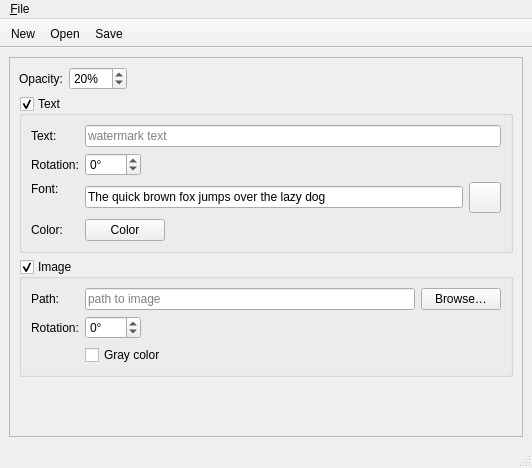
<?xml version="1.0" encoding="UTF-8"?>
<ui version="4.0">
 <class>WatermarkWindow</class>
 <widget class="QMainWindow" name="WatermarkWindow">
  <property name="geometry">
   <rect>
    <x>0</x>
    <y>0</y>
    <width>532</width>
    <height>468</height>
   </rect>
  </property>
  <property name="windowTitle">
   <string>Watermark</string>
  </property>
  <property name="windowIcon">
   <iconset resource="../../vmisc/share/resources/icon.qrc">
    <normaloff>:/icon/64x64/icon64x64.png</normaloff>:/icon/64x64/icon64x64.png</iconset>
  </property>
  <property name="toolButtonStyle">
   <enum>Qt::ToolButtonTextUnderIcon</enum>
  </property>
  <widget class="QWidget" name="centralwidget">
   <layout class="QVBoxLayout" name="verticalLayout_2">
    <item>
     <widget class="QScrollArea" name="scrollArea">
      <property name="widgetResizable">
       <bool>true</bool>
      </property>
      <widget class="QWidget" name="scrollAreaWidgetContents">
       <property name="geometry">
        <rect>
         <x>0</x>
         <y>0</y>
         <width>498</width>
         <height>367</height>
        </rect>
       </property>
       <layout class="QVBoxLayout" name="verticalLayout">
        <item>
         <layout class="QFormLayout" name="formLayout">
          <property name="fieldGrowthPolicy">
           <enum>QFormLayout::ExpandingFieldsGrow</enum>
          </property>
          <item row="0" column="0">
           <widget class="QLabel" name="label">
            <property name="sizePolicy">
             <sizepolicy hsizetype="Preferred" vsizetype="Preferred">
              <horstretch>0</horstretch>
              <verstretch>0</verstretch>
             </sizepolicy>
            </property>
            <property name="text">
             <string>Opacity:</string>
            </property>
           </widget>
          </item>
          <item row="0" column="1">
           <widget class="QSpinBox" name="spinBoxOpacity">
            <property name="sizePolicy">
             <sizepolicy hsizetype="Fixed" vsizetype="Fixed">
              <horstretch>0</horstretch>
              <verstretch>0</verstretch>
             </sizepolicy>
            </property>
            <property name="suffix">
             <string notr="true">%</string>
            </property>
            <property name="maximum">
             <number>100</number>
            </property>
            <property name="value">
             <number>20</number>
            </property>
           </widget>
          </item>
         </layout>
        </item>
        <item>
         <widget class="QGroupBox" name="groupBoxWatermarkText">
          <property name="sizePolicy">
           <sizepolicy hsizetype="Preferred" vsizetype="Expanding">
            <horstretch>0</horstretch>
            <verstretch>0</verstretch>
           </sizepolicy>
          </property>
          <property name="title">
           <string>Text</string>
          </property>
          <property name="checkable">
           <bool>true</bool>
          </property>
          <property name="checked">
           <bool>true</bool>
          </property>
          <layout class="QFormLayout" name="formLayout_3">
           <property name="fieldGrowthPolicy">
            <enum>QFormLayout::ExpandingFieldsGrow</enum>
           </property>
           <item row="0" column="0">
            <widget class="QLabel" name="label_2">
             <property name="text">
              <string>Text:</string>
             </property>
            </widget>
           </item>
           <item row="0" column="1">
            <widget class="QLineEdit" name="lineEditText">
             <property name="inputMask">
              <string/>
             </property>
             <property name="maxLength">
              <number>32767</number>
             </property>
             <property name="placeholderText">
              <string>watermark text</string>
             </property>
             <property name="clearButtonEnabled">
              <bool>true</bool>
             </property>
            </widget>
           </item>
           <item row="1" column="0">
            <widget class="QLabel" name="label_6">
             <property name="text">
              <string>Rotation:</string>
             </property>
            </widget>
           </item>
           <item row="1" column="1">
            <widget class="QSpinBox" name="spinBoxTextRotation">
             <property name="suffix">
              <string notr="true">°</string>
             </property>
             <property name="minimum">
              <number>-360</number>
             </property>
             <property name="maximum">
              <number>360</number>
             </property>
            </widget>
           </item>
           <item row="2" column="0">
            <widget class="QLabel" name="label_3">
             <property name="sizePolicy">
              <sizepolicy hsizetype="Fixed" vsizetype="Fixed">
               <horstretch>0</horstretch>
               <verstretch>0</verstretch>
              </sizepolicy>
             </property>
             <property name="text">
              <string>Font:</string>
             </property>
            </widget>
           </item>
           <item row="2" column="1">
            <layout class="QHBoxLayout" name="horizontalLayout_2">
             <item>
              <widget class="QLineEdit" name="lineEditFontSample">
               <property name="text">
                <string extracomment="Use native text to test a font options">The quick brown fox jumps over the lazy dog</string>
               </property>
               <property name="readOnly">
                <bool>true</bool>
               </property>
              </widget>
             </item>
             <item>
              <widget class="QToolButton" name="toolButtonFont">
               <property name="toolTip">
                <string>Edit font</string>
               </property>
               <property name="text">
                <string notr="true"/>
               </property>
               <property name="icon">
                <iconset resource="../../vmisc/share/resources/icon.qrc">
                 <normaloff>:/icon/24x24/font_preferences.png</normaloff>:/icon/24x24/font_preferences.png</iconset>
               </property>
               <property name="iconSize">
                <size>
                 <width>24</width>
                 <height>24</height>
                </size>
               </property>
              </widget>
             </item>
            </layout>
           </item>
           <item row="3" column="1">
            <widget class="VPE::QtColorPicker" name="pushButtonColorPicker">
             <property name="text">
              <string notr="true">Color</string>
             </property>
            </widget>
           </item>
           <item row="3" column="0">
            <widget class="QLabel" name="label_4">
             <property name="text">
              <string>Color:</string>
             </property>
            </widget>
           </item>
          </layout>
         </widget>
        </item>
        <item>
         <widget class="QGroupBox" name="groupBoxWatermarkImage">
          <property name="sizePolicy">
           <sizepolicy hsizetype="Preferred" vsizetype="Expanding">
            <horstretch>0</horstretch>
            <verstretch>0</verstretch>
           </sizepolicy>
          </property>
          <property name="title">
           <string>Image</string>
          </property>
          <property name="checkable">
           <bool>true</bool>
          </property>
          <layout class="QFormLayout" name="formLayout_2">
           <property name="fieldGrowthPolicy">
            <enum>QFormLayout::ExpandingFieldsGrow</enum>
           </property>
           <item row="0" column="0">
            <widget class="QLabel" name="label_5">
             <property name="text">
              <string>Path:</string>
             </property>
            </widget>
           </item>
           <item row="0" column="1">
            <layout class="QHBoxLayout" name="horizontalLayout">
             <item>
              <widget class="QLineEdit" name="lineEditPath">
               <property name="placeholderText">
                <string>path to image</string>
               </property>
               <property name="clearButtonEnabled">
                <bool>true</bool>
               </property>
              </widget>
             </item>
             <item>
              <widget class="QPushButton" name="pushButtonBrowse">
               <property name="text">
                <string>Browse…</string>
               </property>
              </widget>
             </item>
            </layout>
           </item>
           <item row="1" column="0">
            <widget class="QLabel" name="label_7">
             <property name="text">
              <string>Rotation:</string>
             </property>
            </widget>
           </item>
           <item row="1" column="1">
            <widget class="QSpinBox" name="spinBoxImageRotation">
             <property name="suffix">
              <string notr="true">°</string>
             </property>
             <property name="minimum">
              <number>-360</number>
             </property>
             <property name="maximum">
              <number>360</number>
             </property>
            </widget>
           </item>
           <item row="2" column="1">
            <widget class="QCheckBox" name="checkBoxGrayColor">
             <property name="text">
              <string>Gray color</string>
             </property>
            </widget>
           </item>
          </layout>
         </widget>
        </item>
        <item>
         <spacer name="verticalSpacer">
          <property name="orientation">
           <enum>Qt::Vertical</enum>
          </property>
          <property name="sizeHint" stdset="0">
           <size>
            <width>20</width>
            <height>40</height>
           </size>
          </property>
         </spacer>
        </item>
       </layout>
      </widget>
     </widget>
    </item>
   </layout>
  </widget>
  <widget class="QMenuBar" name="menubar">
   <property name="geometry">
    <rect>
     <x>0</x>
     <y>0</y>
     <width>532</width>
     <height>22</height>
    </rect>
   </property>
   <widget class="QMenu" name="menuFile">
    <property name="title">
     <string>&amp;File</string>
    </property>
    <addaction name="actionNew"/>
    <addaction name="actionOpen"/>
    <addaction name="actionSave"/>
    <addaction name="actionSaveAs"/>
    <addaction name="separator"/>
    <addaction name="actionExit"/>
   </widget>
   <addaction name="menuFile"/>
  </widget>
  <widget class="QStatusBar" name="statusbar"/>
  <widget class="QToolBar" name="toolBar">
   <property name="windowTitle">
    <string>Operations</string>
   </property>
   <property name="movable">
    <bool>false</bool>
   </property>
   <attribute name="toolBarArea">
    <enum>TopToolBarArea</enum>
   </attribute>
   <attribute name="toolBarBreak">
    <bool>false</bool>
   </attribute>
   <addaction name="actionNew"/>
   <addaction name="actionOpen"/>
   <addaction name="actionSave"/>
  </widget>
  <action name="actionSave">
   <property name="icon">
    <iconset theme="document-save"/>
   </property>
   <property name="text">
    <string>Save</string>
   </property>
  </action>
  <action name="actionSaveAs">
   <property name="icon">
    <iconset theme="document-save-as"/>
   </property>
   <property name="text">
    <string>Save &amp;As…</string>
   </property>
  </action>
  <action name="actionExit">
   <property name="icon">
    <iconset theme="application-exit"/>
   </property>
   <property name="text">
    <string>E&amp;xit</string>
   </property>
  </action>
  <action name="actionOpen">
   <property name="icon">
    <iconset theme="document-open"/>
   </property>
   <property name="text">
    <string>Open</string>
   </property>
  </action>
  <action name="actionNew">
   <property name="icon">
    <iconset theme="document-new"/>
   </property>
   <property name="text">
    <string>New</string>
   </property>
  </action>
 </widget>
 <customwidgets>
  <customwidget>
   <class>VPE::QtColorPicker</class>
   <extends>QPushButton</extends>
   <header>../vpropertyexplorer/qtcolorpicker.h</header>
  </customwidget>
 </customwidgets>
 <resources>
  <include location="../../vmisc/share/resources/icon.qrc"/>
 </resources>
 <connections/>
</ui>
